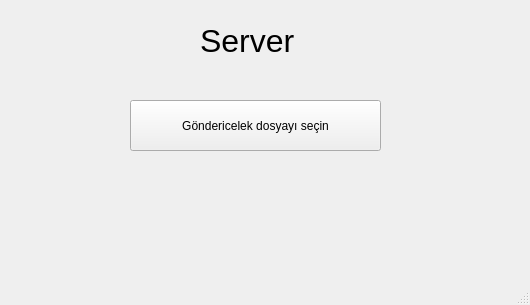
<?xml version="1.0" encoding="UTF-8"?>
<ui version="4.0">
 <class>MainWindow</class>
 <widget class="QMainWindow" name="MainWindow">
  <property name="geometry">
   <rect>
    <x>0</x>
    <y>0</y>
    <width>530</width>
    <height>305</height>
   </rect>
  </property>
  <property name="windowTitle">
   <string>MainWindow</string>
  </property>
  <widget class="QWidget" name="centralwidget">
   <widget class="QPushButton" name="pushButton">
    <property name="geometry">
     <rect>
      <x>130</x>
      <y>100</y>
      <width>251</width>
      <height>51</height>
     </rect>
    </property>
    <property name="text">
     <string>Göndericelek dosyayı seçin</string>
    </property>
   </widget>
   <widget class="QLabel" name="label">
    <property name="geometry">
     <rect>
      <x>200</x>
      <y>20</y>
      <width>121</width>
      <height>41</height>
     </rect>
    </property>
    <property name="font">
     <font>
      <pointsize>24</pointsize>
     </font>
    </property>
    <property name="text">
     <string>Server </string>
    </property>
   </widget>
  </widget>
  <widget class="QMenuBar" name="menubar">
   <property name="geometry">
    <rect>
     <x>0</x>
     <y>0</y>
     <width>530</width>
     <height>26</height>
    </rect>
   </property>
  </widget>
  <widget class="QStatusBar" name="statusbar"/>
 </widget>
 <resources/>
 <connections/>
</ui>
